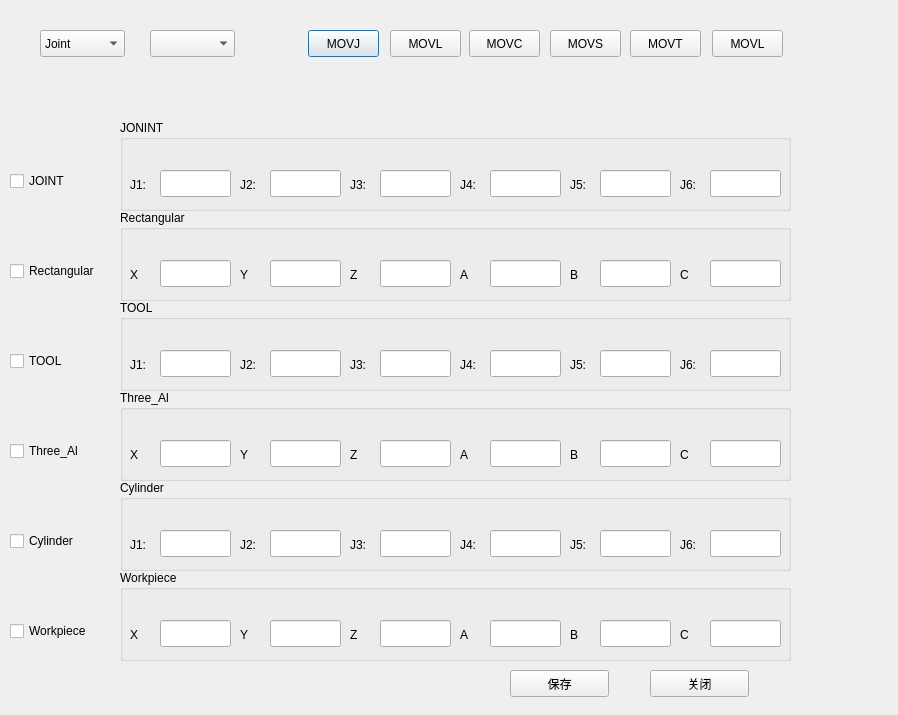
<?xml version="1.0" encoding="UTF-8"?>
<ui version="4.0">
 <class>Dialog</class>
 <widget class="QDialog" name="Dialog">
  <property name="geometry">
   <rect>
    <x>0</x>
    <y>0</y>
    <width>898</width>
    <height>715</height>
   </rect>
  </property>
  <property name="windowTitle">
   <string>Dialog</string>
  </property>
  <widget class="QComboBox" name="comboBox">
   <property name="geometry">
    <rect>
     <x>40</x>
     <y>30</y>
     <width>85</width>
     <height>27</height>
    </rect>
   </property>
   <item>
    <property name="text">
     <string>Joint</string>
    </property>
   </item>
   <item>
    <property name="text">
     <string>Rectangular</string>
    </property>
   </item>
   <item>
    <property name="text">
     <string>Tool</string>
    </property>
   </item>
   <item>
    <property name="text">
     <string>Three_axial</string>
    </property>
   </item>
   <item>
    <property name="text">
     <string>Cylinder_drum</string>
    </property>
   </item>
   <item>
    <property name="text">
     <string>Workpiece</string>
    </property>
   </item>
  </widget>
  <widget class="QComboBox" name="comboBox_2">
   <property name="geometry">
    <rect>
     <x>150</x>
     <y>30</y>
     <width>85</width>
     <height>27</height>
    </rect>
   </property>
  </widget>
  <widget class="QGroupBox" name="groupBox">
   <property name="geometry">
    <rect>
     <x>120</x>
     <y>120</y>
     <width>671</width>
     <height>91</height>
    </rect>
   </property>
   <property name="title">
    <string>JONINT</string>
   </property>
   <widget class="QLabel" name="label">
    <property name="geometry">
     <rect>
      <x>10</x>
      <y>50</y>
      <width>21</width>
      <height>30</height>
     </rect>
    </property>
    <property name="text">
     <string>J1:</string>
    </property>
   </widget>
   <widget class="QLineEdit" name="JEdit_1">
    <property name="geometry">
     <rect>
      <x>40</x>
      <y>50</y>
      <width>71</width>
      <height>27</height>
     </rect>
    </property>
   </widget>
   <widget class="QLineEdit" name="JEdit_2">
    <property name="geometry">
     <rect>
      <x>150</x>
      <y>50</y>
      <width>71</width>
      <height>27</height>
     </rect>
    </property>
   </widget>
   <widget class="QLabel" name="label_2">
    <property name="geometry">
     <rect>
      <x>120</x>
      <y>50</y>
      <width>21</width>
      <height>30</height>
     </rect>
    </property>
    <property name="text">
     <string>J2:</string>
    </property>
   </widget>
   <widget class="QLineEdit" name="JEdit_3">
    <property name="geometry">
     <rect>
      <x>260</x>
      <y>50</y>
      <width>71</width>
      <height>27</height>
     </rect>
    </property>
   </widget>
   <widget class="QLabel" name="label_3">
    <property name="geometry">
     <rect>
      <x>340</x>
      <y>50</y>
      <width>21</width>
      <height>30</height>
     </rect>
    </property>
    <property name="text">
     <string>J4:</string>
    </property>
   </widget>
   <widget class="QLineEdit" name="JEdit_4">
    <property name="geometry">
     <rect>
      <x>370</x>
      <y>50</y>
      <width>71</width>
      <height>27</height>
     </rect>
    </property>
   </widget>
   <widget class="QLabel" name="label_4">
    <property name="geometry">
     <rect>
      <x>230</x>
      <y>50</y>
      <width>21</width>
      <height>30</height>
     </rect>
    </property>
    <property name="text">
     <string>J3:</string>
    </property>
   </widget>
   <widget class="QLineEdit" name="JEdit_5">
    <property name="geometry">
     <rect>
      <x>480</x>
      <y>50</y>
      <width>71</width>
      <height>27</height>
     </rect>
    </property>
   </widget>
   <widget class="QLabel" name="label_5">
    <property name="geometry">
     <rect>
      <x>560</x>
      <y>50</y>
      <width>21</width>
      <height>30</height>
     </rect>
    </property>
    <property name="text">
     <string>J6:</string>
    </property>
   </widget>
   <widget class="QLineEdit" name="JEdit_6">
    <property name="geometry">
     <rect>
      <x>590</x>
      <y>50</y>
      <width>71</width>
      <height>27</height>
     </rect>
    </property>
   </widget>
   <widget class="QLabel" name="label_6">
    <property name="geometry">
     <rect>
      <x>450</x>
      <y>50</y>
      <width>21</width>
      <height>30</height>
     </rect>
    </property>
    <property name="text">
     <string>J5:</string>
    </property>
   </widget>
  </widget>
  <widget class="QCheckBox" name="checkBox">
   <property name="geometry">
    <rect>
     <x>10</x>
     <y>170</y>
     <width>91</width>
     <height>22</height>
    </rect>
   </property>
   <property name="text">
    <string>JOINT</string>
   </property>
  </widget>
  <widget class="QCheckBox" name="checkBox_2">
   <property name="geometry">
    <rect>
     <x>10</x>
     <y>260</y>
     <width>91</width>
     <height>22</height>
    </rect>
   </property>
   <property name="text">
    <string>Rectangular</string>
   </property>
  </widget>
  <widget class="QGroupBox" name="groupBox_2">
   <property name="geometry">
    <rect>
     <x>120</x>
     <y>210</y>
     <width>671</width>
     <height>91</height>
    </rect>
   </property>
   <property name="title">
    <string>Rectangular</string>
   </property>
   <widget class="QLabel" name="label_7">
    <property name="geometry">
     <rect>
      <x>10</x>
      <y>50</y>
      <width>21</width>
      <height>30</height>
     </rect>
    </property>
    <property name="text">
     <string>X</string>
    </property>
   </widget>
   <widget class="QLineEdit" name="JEdit_7">
    <property name="geometry">
     <rect>
      <x>40</x>
      <y>50</y>
      <width>71</width>
      <height>27</height>
     </rect>
    </property>
   </widget>
   <widget class="QLineEdit" name="JEdit_8">
    <property name="geometry">
     <rect>
      <x>150</x>
      <y>50</y>
      <width>71</width>
      <height>27</height>
     </rect>
    </property>
   </widget>
   <widget class="QLabel" name="label_8">
    <property name="geometry">
     <rect>
      <x>120</x>
      <y>50</y>
      <width>21</width>
      <height>30</height>
     </rect>
    </property>
    <property name="text">
     <string>Y</string>
    </property>
   </widget>
   <widget class="QLineEdit" name="JEdit_9">
    <property name="geometry">
     <rect>
      <x>260</x>
      <y>50</y>
      <width>71</width>
      <height>27</height>
     </rect>
    </property>
   </widget>
   <widget class="QLabel" name="label_9">
    <property name="geometry">
     <rect>
      <x>340</x>
      <y>50</y>
      <width>21</width>
      <height>30</height>
     </rect>
    </property>
    <property name="text">
     <string>A</string>
    </property>
   </widget>
   <widget class="QLineEdit" name="JEdit_10">
    <property name="geometry">
     <rect>
      <x>370</x>
      <y>50</y>
      <width>71</width>
      <height>27</height>
     </rect>
    </property>
   </widget>
   <widget class="QLabel" name="label_10">
    <property name="geometry">
     <rect>
      <x>230</x>
      <y>50</y>
      <width>21</width>
      <height>30</height>
     </rect>
    </property>
    <property name="text">
     <string>Z</string>
    </property>
   </widget>
   <widget class="QLineEdit" name="JEdit_11">
    <property name="geometry">
     <rect>
      <x>480</x>
      <y>50</y>
      <width>71</width>
      <height>27</height>
     </rect>
    </property>
   </widget>
   <widget class="QLabel" name="label_11">
    <property name="geometry">
     <rect>
      <x>560</x>
      <y>50</y>
      <width>21</width>
      <height>30</height>
     </rect>
    </property>
    <property name="text">
     <string>C</string>
    </property>
   </widget>
   <widget class="QLineEdit" name="JEdit_12">
    <property name="geometry">
     <rect>
      <x>590</x>
      <y>50</y>
      <width>71</width>
      <height>27</height>
     </rect>
    </property>
   </widget>
   <widget class="QLabel" name="label_12">
    <property name="geometry">
     <rect>
      <x>450</x>
      <y>50</y>
      <width>21</width>
      <height>30</height>
     </rect>
    </property>
    <property name="text">
     <string>B</string>
    </property>
   </widget>
  </widget>
  <widget class="QCheckBox" name="checkBox_3">
   <property name="geometry">
    <rect>
     <x>10</x>
     <y>350</y>
     <width>91</width>
     <height>22</height>
    </rect>
   </property>
   <property name="text">
    <string>TOOL</string>
   </property>
  </widget>
  <widget class="QGroupBox" name="groupBox_3">
   <property name="geometry">
    <rect>
     <x>120</x>
     <y>300</y>
     <width>671</width>
     <height>91</height>
    </rect>
   </property>
   <property name="title">
    <string>TOOL</string>
   </property>
   <widget class="QLabel" name="label_13">
    <property name="geometry">
     <rect>
      <x>10</x>
      <y>50</y>
      <width>21</width>
      <height>30</height>
     </rect>
    </property>
    <property name="text">
     <string>J1:</string>
    </property>
   </widget>
   <widget class="QLineEdit" name="JEdit_13">
    <property name="geometry">
     <rect>
      <x>40</x>
      <y>50</y>
      <width>71</width>
      <height>27</height>
     </rect>
    </property>
   </widget>
   <widget class="QLineEdit" name="JEdit_14">
    <property name="geometry">
     <rect>
      <x>150</x>
      <y>50</y>
      <width>71</width>
      <height>27</height>
     </rect>
    </property>
   </widget>
   <widget class="QLabel" name="label_14">
    <property name="geometry">
     <rect>
      <x>120</x>
      <y>50</y>
      <width>21</width>
      <height>30</height>
     </rect>
    </property>
    <property name="text">
     <string>J2:</string>
    </property>
   </widget>
   <widget class="QLineEdit" name="JEdit_15">
    <property name="geometry">
     <rect>
      <x>260</x>
      <y>50</y>
      <width>71</width>
      <height>27</height>
     </rect>
    </property>
   </widget>
   <widget class="QLabel" name="label_15">
    <property name="geometry">
     <rect>
      <x>340</x>
      <y>50</y>
      <width>21</width>
      <height>30</height>
     </rect>
    </property>
    <property name="text">
     <string>J4:</string>
    </property>
   </widget>
   <widget class="QLineEdit" name="JEdit_16">
    <property name="geometry">
     <rect>
      <x>370</x>
      <y>50</y>
      <width>71</width>
      <height>27</height>
     </rect>
    </property>
   </widget>
   <widget class="QLabel" name="label_16">
    <property name="geometry">
     <rect>
      <x>230</x>
      <y>50</y>
      <width>21</width>
      <height>30</height>
     </rect>
    </property>
    <property name="text">
     <string>J3:</string>
    </property>
   </widget>
   <widget class="QLineEdit" name="JEdit_17">
    <property name="geometry">
     <rect>
      <x>480</x>
      <y>50</y>
      <width>71</width>
      <height>27</height>
     </rect>
    </property>
   </widget>
   <widget class="QLabel" name="label_17">
    <property name="geometry">
     <rect>
      <x>560</x>
      <y>50</y>
      <width>21</width>
      <height>30</height>
     </rect>
    </property>
    <property name="text">
     <string>J6:</string>
    </property>
   </widget>
   <widget class="QLineEdit" name="JEdit_18">
    <property name="geometry">
     <rect>
      <x>590</x>
      <y>50</y>
      <width>71</width>
      <height>27</height>
     </rect>
    </property>
   </widget>
   <widget class="QLabel" name="label_18">
    <property name="geometry">
     <rect>
      <x>450</x>
      <y>50</y>
      <width>21</width>
      <height>30</height>
     </rect>
    </property>
    <property name="text">
     <string>J5:</string>
    </property>
   </widget>
  </widget>
  <widget class="QCheckBox" name="checkBox_4">
   <property name="geometry">
    <rect>
     <x>10</x>
     <y>440</y>
     <width>91</width>
     <height>22</height>
    </rect>
   </property>
   <property name="text">
    <string>Three_Al</string>
   </property>
  </widget>
  <widget class="QGroupBox" name="groupBox_4">
   <property name="geometry">
    <rect>
     <x>120</x>
     <y>390</y>
     <width>671</width>
     <height>91</height>
    </rect>
   </property>
   <property name="title">
    <string>Three_Al</string>
   </property>
   <widget class="QLabel" name="label_19">
    <property name="geometry">
     <rect>
      <x>10</x>
      <y>50</y>
      <width>21</width>
      <height>30</height>
     </rect>
    </property>
    <property name="text">
     <string>X</string>
    </property>
   </widget>
   <widget class="QLineEdit" name="JEdit_19">
    <property name="geometry">
     <rect>
      <x>40</x>
      <y>50</y>
      <width>71</width>
      <height>27</height>
     </rect>
    </property>
   </widget>
   <widget class="QLineEdit" name="JEdit_20">
    <property name="geometry">
     <rect>
      <x>150</x>
      <y>50</y>
      <width>71</width>
      <height>27</height>
     </rect>
    </property>
   </widget>
   <widget class="QLabel" name="label_20">
    <property name="geometry">
     <rect>
      <x>120</x>
      <y>50</y>
      <width>21</width>
      <height>30</height>
     </rect>
    </property>
    <property name="text">
     <string>Y</string>
    </property>
   </widget>
   <widget class="QLineEdit" name="JEdit_21">
    <property name="geometry">
     <rect>
      <x>260</x>
      <y>50</y>
      <width>71</width>
      <height>27</height>
     </rect>
    </property>
   </widget>
   <widget class="QLabel" name="label_21">
    <property name="geometry">
     <rect>
      <x>340</x>
      <y>50</y>
      <width>21</width>
      <height>30</height>
     </rect>
    </property>
    <property name="text">
     <string>A</string>
    </property>
   </widget>
   <widget class="QLineEdit" name="JEdit_22">
    <property name="geometry">
     <rect>
      <x>370</x>
      <y>50</y>
      <width>71</width>
      <height>27</height>
     </rect>
    </property>
   </widget>
   <widget class="QLabel" name="label_22">
    <property name="geometry">
     <rect>
      <x>230</x>
      <y>50</y>
      <width>21</width>
      <height>30</height>
     </rect>
    </property>
    <property name="text">
     <string>Z</string>
    </property>
   </widget>
   <widget class="QLineEdit" name="JEdit_23">
    <property name="geometry">
     <rect>
      <x>480</x>
      <y>50</y>
      <width>71</width>
      <height>27</height>
     </rect>
    </property>
   </widget>
   <widget class="QLabel" name="label_23">
    <property name="geometry">
     <rect>
      <x>560</x>
      <y>50</y>
      <width>21</width>
      <height>30</height>
     </rect>
    </property>
    <property name="text">
     <string>C</string>
    </property>
   </widget>
   <widget class="QLineEdit" name="JEdit_24">
    <property name="geometry">
     <rect>
      <x>590</x>
      <y>50</y>
      <width>71</width>
      <height>27</height>
     </rect>
    </property>
   </widget>
   <widget class="QLabel" name="label_24">
    <property name="geometry">
     <rect>
      <x>450</x>
      <y>50</y>
      <width>21</width>
      <height>30</height>
     </rect>
    </property>
    <property name="text">
     <string>B</string>
    </property>
   </widget>
  </widget>
  <widget class="QCheckBox" name="checkBox_5">
   <property name="geometry">
    <rect>
     <x>10</x>
     <y>530</y>
     <width>91</width>
     <height>22</height>
    </rect>
   </property>
   <property name="text">
    <string>Cylinder</string>
   </property>
  </widget>
  <widget class="QGroupBox" name="groupBox_5">
   <property name="geometry">
    <rect>
     <x>120</x>
     <y>480</y>
     <width>671</width>
     <height>91</height>
    </rect>
   </property>
   <property name="title">
    <string>Cylinder</string>
   </property>
   <widget class="QLabel" name="label_25">
    <property name="geometry">
     <rect>
      <x>10</x>
      <y>50</y>
      <width>21</width>
      <height>30</height>
     </rect>
    </property>
    <property name="text">
     <string>J1:</string>
    </property>
   </widget>
   <widget class="QLineEdit" name="JEdit_25">
    <property name="geometry">
     <rect>
      <x>40</x>
      <y>50</y>
      <width>71</width>
      <height>27</height>
     </rect>
    </property>
   </widget>
   <widget class="QLineEdit" name="JEdit_26">
    <property name="geometry">
     <rect>
      <x>150</x>
      <y>50</y>
      <width>71</width>
      <height>27</height>
     </rect>
    </property>
   </widget>
   <widget class="QLabel" name="label_26">
    <property name="geometry">
     <rect>
      <x>120</x>
      <y>50</y>
      <width>21</width>
      <height>30</height>
     </rect>
    </property>
    <property name="text">
     <string>J2:</string>
    </property>
   </widget>
   <widget class="QLineEdit" name="JEdit_27">
    <property name="geometry">
     <rect>
      <x>260</x>
      <y>50</y>
      <width>71</width>
      <height>27</height>
     </rect>
    </property>
   </widget>
   <widget class="QLabel" name="label_27">
    <property name="geometry">
     <rect>
      <x>340</x>
      <y>50</y>
      <width>21</width>
      <height>30</height>
     </rect>
    </property>
    <property name="text">
     <string>J4:</string>
    </property>
   </widget>
   <widget class="QLineEdit" name="JEdit_28">
    <property name="geometry">
     <rect>
      <x>370</x>
      <y>50</y>
      <width>71</width>
      <height>27</height>
     </rect>
    </property>
   </widget>
   <widget class="QLabel" name="label_28">
    <property name="geometry">
     <rect>
      <x>230</x>
      <y>50</y>
      <width>21</width>
      <height>30</height>
     </rect>
    </property>
    <property name="text">
     <string>J3:</string>
    </property>
   </widget>
   <widget class="QLineEdit" name="JEdit_29">
    <property name="geometry">
     <rect>
      <x>480</x>
      <y>50</y>
      <width>71</width>
      <height>27</height>
     </rect>
    </property>
   </widget>
   <widget class="QLabel" name="label_29">
    <property name="geometry">
     <rect>
      <x>560</x>
      <y>50</y>
      <width>21</width>
      <height>30</height>
     </rect>
    </property>
    <property name="text">
     <string>J6:</string>
    </property>
   </widget>
   <widget class="QLineEdit" name="JEdit_30">
    <property name="geometry">
     <rect>
      <x>590</x>
      <y>50</y>
      <width>71</width>
      <height>27</height>
     </rect>
    </property>
   </widget>
   <widget class="QLabel" name="label_30">
    <property name="geometry">
     <rect>
      <x>450</x>
      <y>50</y>
      <width>21</width>
      <height>30</height>
     </rect>
    </property>
    <property name="text">
     <string>J5:</string>
    </property>
   </widget>
  </widget>
  <widget class="QCheckBox" name="checkBox_6">
   <property name="geometry">
    <rect>
     <x>10</x>
     <y>620</y>
     <width>91</width>
     <height>22</height>
    </rect>
   </property>
   <property name="text">
    <string>Workpiece</string>
   </property>
  </widget>
  <widget class="QGroupBox" name="groupBox_6">
   <property name="geometry">
    <rect>
     <x>120</x>
     <y>570</y>
     <width>671</width>
     <height>91</height>
    </rect>
   </property>
   <property name="title">
    <string>Workpiece</string>
   </property>
   <widget class="QLabel" name="label_31">
    <property name="geometry">
     <rect>
      <x>10</x>
      <y>50</y>
      <width>21</width>
      <height>30</height>
     </rect>
    </property>
    <property name="text">
     <string>X</string>
    </property>
   </widget>
   <widget class="QLineEdit" name="JEdit_31">
    <property name="geometry">
     <rect>
      <x>40</x>
      <y>50</y>
      <width>71</width>
      <height>27</height>
     </rect>
    </property>
   </widget>
   <widget class="QLineEdit" name="JEdit_32">
    <property name="geometry">
     <rect>
      <x>150</x>
      <y>50</y>
      <width>71</width>
      <height>27</height>
     </rect>
    </property>
   </widget>
   <widget class="QLabel" name="label_32">
    <property name="geometry">
     <rect>
      <x>120</x>
      <y>50</y>
      <width>21</width>
      <height>30</height>
     </rect>
    </property>
    <property name="text">
     <string>Y</string>
    </property>
   </widget>
   <widget class="QLineEdit" name="JEdit_33">
    <property name="geometry">
     <rect>
      <x>260</x>
      <y>50</y>
      <width>71</width>
      <height>27</height>
     </rect>
    </property>
   </widget>
   <widget class="QLabel" name="label_33">
    <property name="geometry">
     <rect>
      <x>340</x>
      <y>50</y>
      <width>21</width>
      <height>30</height>
     </rect>
    </property>
    <property name="text">
     <string>A</string>
    </property>
   </widget>
   <widget class="QLineEdit" name="JEdit_34">
    <property name="geometry">
     <rect>
      <x>370</x>
      <y>50</y>
      <width>71</width>
      <height>27</height>
     </rect>
    </property>
   </widget>
   <widget class="QLabel" name="label_34">
    <property name="geometry">
     <rect>
      <x>230</x>
      <y>50</y>
      <width>21</width>
      <height>30</height>
     </rect>
    </property>
    <property name="text">
     <string>Z</string>
    </property>
   </widget>
   <widget class="QLineEdit" name="JEdit_35">
    <property name="geometry">
     <rect>
      <x>480</x>
      <y>50</y>
      <width>71</width>
      <height>27</height>
     </rect>
    </property>
   </widget>
   <widget class="QLabel" name="label_35">
    <property name="geometry">
     <rect>
      <x>560</x>
      <y>50</y>
      <width>21</width>
      <height>30</height>
     </rect>
    </property>
    <property name="text">
     <string>C</string>
    </property>
   </widget>
   <widget class="QLineEdit" name="JEdit_36">
    <property name="geometry">
     <rect>
      <x>590</x>
      <y>50</y>
      <width>71</width>
      <height>27</height>
     </rect>
    </property>
   </widget>
   <widget class="QLabel" name="label_36">
    <property name="geometry">
     <rect>
      <x>450</x>
      <y>50</y>
      <width>21</width>
      <height>30</height>
     </rect>
    </property>
    <property name="text">
     <string>B</string>
    </property>
   </widget>
  </widget>
  <widget class="QPushButton" name="pushButton">
   <property name="geometry">
    <rect>
     <x>308</x>
     <y>30</y>
     <width>71</width>
     <height>27</height>
    </rect>
   </property>
   <property name="text">
    <string>MOVJ</string>
   </property>
  </widget>
  <widget class="QPushButton" name="pushButton_2">
   <property name="geometry">
    <rect>
     <x>390</x>
     <y>30</y>
     <width>71</width>
     <height>27</height>
    </rect>
   </property>
   <property name="text">
    <string>MOVL</string>
   </property>
  </widget>
  <widget class="QPushButton" name="pushButton_3">
   <property name="geometry">
    <rect>
     <x>550</x>
     <y>30</y>
     <width>71</width>
     <height>27</height>
    </rect>
   </property>
   <property name="text">
    <string>MOVS</string>
   </property>
  </widget>
  <widget class="QPushButton" name="pushButton_4">
   <property name="geometry">
    <rect>
     <x>469</x>
     <y>30</y>
     <width>71</width>
     <height>27</height>
    </rect>
   </property>
   <property name="text">
    <string>MOVC</string>
   </property>
  </widget>
  <widget class="QPushButton" name="pushButton_5">
   <property name="geometry">
    <rect>
     <x>712</x>
     <y>30</y>
     <width>71</width>
     <height>27</height>
    </rect>
   </property>
   <property name="text">
    <string>MOVL</string>
   </property>
  </widget>
  <widget class="QPushButton" name="pushButton_6">
   <property name="geometry">
    <rect>
     <x>630</x>
     <y>30</y>
     <width>71</width>
     <height>27</height>
    </rect>
   </property>
   <property name="text">
    <string>MOVT</string>
   </property>
  </widget>
  <widget class="QPushButton" name="pushButton_7">
   <property name="geometry">
    <rect>
     <x>510</x>
     <y>670</y>
     <width>99</width>
     <height>27</height>
    </rect>
   </property>
   <property name="text">
    <string>保存</string>
   </property>
  </widget>
  <widget class="QPushButton" name="pushButton_8">
   <property name="geometry">
    <rect>
     <x>650</x>
     <y>670</y>
     <width>99</width>
     <height>27</height>
    </rect>
   </property>
   <property name="text">
    <string>关闭</string>
   </property>
  </widget>
 </widget>
 <resources/>
 <connections/>
</ui>
